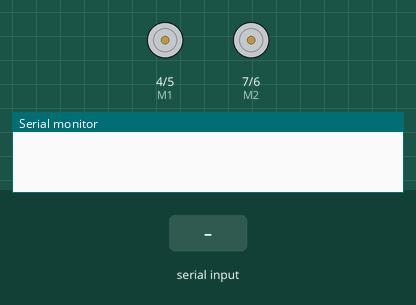
The sketch below on a simulated Arduino Uno, built with avr-gcc and run on an emulated ATmega328P. Shown: direction and speed pins drawn as motors (green arrow = direction pin HIGH = forward, orange = LOW = backward, longer = more drive), the last lines printed to the serial monitor. The test bench sets the inputs (shaded band).

Above: at 1.2 s.
1.3 s: "w" received over Serial
At 2.1 s:
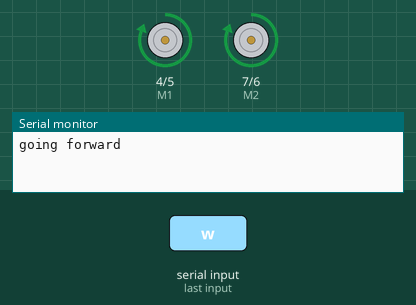
3.8 s: "s" received over Serial
At 4.4 s:
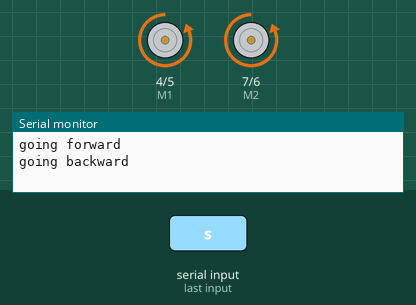
6.3 s: "a" received over Serial
At 7.1 s:
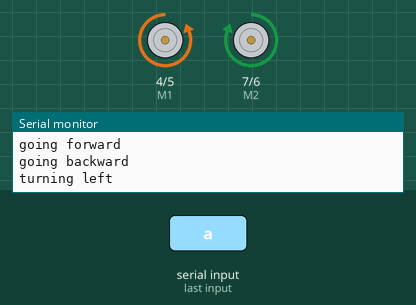
8.8 s: "d" received over Serial
At 9.4 s:
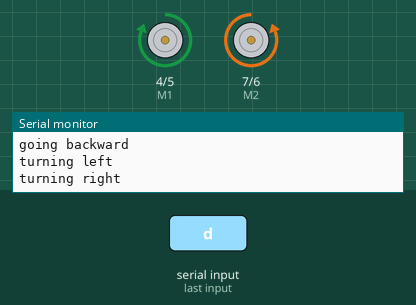
Timing chart, 0 to 11.8 s (numbered marks = the images above; inputs shaded):
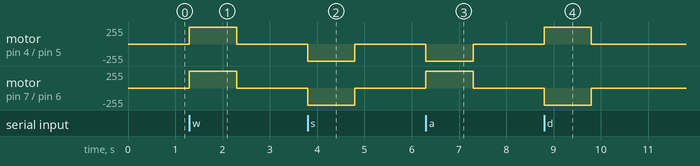

The sketch:

working_documentation_demo_code.ino
```cpp
//Motor Definitions
int E1 = 5;     //M1 Speed Control
int E2 = 6;     //M2 Speed Control
int M1 = 4;     //M1 Direction Control
int M2 = 7;     //M2 Direction Control

//DIRECTIONS

//STOP
void stop(void)
{
  digitalWrite(E1, 0);
  digitalWrite(M1, LOW);
  digitalWrite(E2, 0);
  digitalWrite(M2, LOW);
}

//ADVANCE
void advance(char a, char b)
{
  analogWrite (E1, a);
  digitalWrite(M1, HIGH);
  analogWrite (E2, b);
  digitalWrite(M2, HIGH);
}

//MOVE BACKWARDS
void back_off (char a, char b)
{
  analogWrite (E1, a);
  digitalWrite(M1, LOW);
  analogWrite (E2, b);
  digitalWrite(M2, LOW);
}


//TURN LEFT
void turn_L (char a, char b)
{
  analogWrite (E1, a);
  digitalWrite(M1, LOW);
  analogWrite (E2, b);
  digitalWrite(M2, HIGH);
}

//TURN RIGHT
void turn_R (char a, char b)
{
  analogWrite (E1, a);
  digitalWrite(M1, HIGH);
  analogWrite (E2, b);
  digitalWrite(M2, LOW);
}

void setup(void) {
  int i;
  for (i = 4; i <= 7; i++)
    pinMode(i, OUTPUT);
  Serial.begin(115200);       //Set Baud Rate
  digitalWrite(E1, LOW);
  digitalWrite(E2, LOW);
}
void loop(void) {
  if (Serial.available()) {
    char val = Serial.read();
    if (val != -1)
    {
      switch (val)
      {
        case 'w'://Move Forward
          Serial.println("going forward");
          advance (255, 255);  //move forward at max speed
          delay (1000);
          stop();
          break;
        case 's'://Move Backward
          Serial.println("going backward");
          back_off (255, 255);  //move backwards at max speed
          delay (1000);
          stop();
          break;
        case 'a'://Turn Left
          Serial.println("turning left");
          turn_L (255, 255);
          delay (1000);
          stop();
          break;
        case 'd'://Turn Right
          Serial.println("turning right");
          turn_R (255, 255);
          delay (1000);
          stop();
          break;
        case 'h':
          Serial.println("w = forward, d = turn right, a = turn left, s = backward, h = this info");
          break;
      }
    }
    else stop();
  }
}
```

Measured:
- after the input at 1.3 s, motor on pin 4 (M1) / pin 5 (E1), motor on pin 7 (M2) / pin 6 (E2): stopped → forward 255/255 at once, → stopped 1.0 s later
- after the input at 3.8 s, motor on pin 4 (M1) / pin 5 (E1), motor on pin 7 (M2) / pin 6 (E2): stopped → backward 255/255 at once, → stopped 1.0 s later
- after the input at 6.3 s, motor on pin 4 (M1) / pin 5 (E1): stopped → backward 255/255 at once, → stopped 1.0 s later; motor on pin 7 (M2) / pin 6 (E2): stopped → forward 255/255 at once, → stopped 1.0 s later
- after the input at 8.8 s, motor on pin 4 (M1) / pin 5 (E1): stopped → forward 255/255 at once, → stopped 1.0 s later; motor on pin 7 (M2) / pin 6 (E2): stopped → backward 255/255 at once, → stopped 1.0 s later
